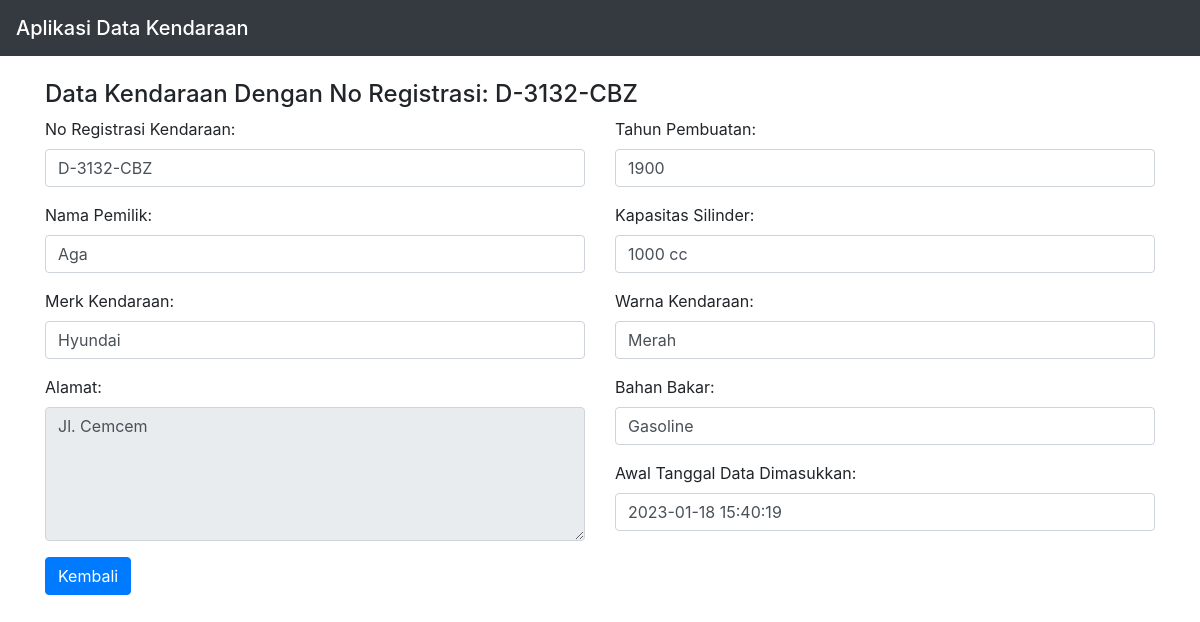
The app's page /detail_kendaraan.php?no_reg=D-3132-CBZ with its own data.
### tables this page shows
CREATE TABLE `kendaraan` (
  `no_reg` varchar(20) NOT NULL,
  `owner` varchar(50) NOT NULL,
  `address` text NOT NULL,
  `brand` varchar(50) NOT NULL,
  `year` int(4) NOT NULL,
  `cylinders` varchar(20) NOT NULL,
  `color` varchar(20) NOT NULL,
  `fuel` varchar(20) NOT NULL,
  `created_at` datetime NOT NULL DEFAULT current_timestamp()
);

### detail_kendaraan.php (the view, shortened to what this page needs)
<!DOCTYPE html>
<html>
<head>
<link rel="stylesheet" href="https://cdn.jsdelivr.net/npm/bootstrap@4.6.1/dist/css/bootstrap.min.css">
</head>
<body>
    <nav class="navbar navbar-dark bg-dark">
            <span class="navbar-brand mb-0 h1">Aplikasi Data Kendaraan</span>
    </nav>
<div class="container">
    <br>
    <h4>Data Kendaraan Dengan No Registrasi: <?php echo $_GET['no_reg']?></h4>
<?php
    include "connection.php";
    if (isset($_GET['no_reg'])) {
        $no_reg=htmlspecialchars($_GET["no_reg"]);
        $sql="SELECT * FROM kendaraan WHERE no_reg = '$no_reg'";
        $hasil=mysqli_fetch_array(mysqli_query($con,$sql));
        $no_reg= $hasil["no_reg"];
        $owner= $hasil["owner"];
        $address= $hasil["address"];
        $brand= $hasil["brand"];
        $year= $hasil["year"];
        $cylinders= $hasil["cylinders"];
        $color= $hasil["color"];
        $fuel= $hasil["fuel"];
        $created_at= $hasil["created_at"];
        }
?>
<div class="row">
            <div class="col-sm">
                <div class="form-group">
                    <label>No Registrasi Kendaraan:</label>
                    <div class="form-control"><?php echo $no_reg?></div>
                </div>
                <div class="form-group">
                    <label>Nama Pemilik:</label>
                    <div class="form-control"><?php echo $owner?></div>
                 </div>
                <div class="form-group">
                    <label>Merk Kendaraan:</label>
                    <div class="form-control"><?php echo $brand?></div>
                 </div>
                <div class="form-group">
                    <label>Alamat:</label>
                    <textarea class="form-control" rows="5" readonly><?php echo $address ?></textarea>
                 </div>
                <a href="index.php" class="btn btn-primary">Kembali</a>
            </div>
            <div class="col-sm">
                <div class="form-group">
                    <label>Tahun Pembuatan:</label>
                    <div class="form-control"><?php echo $year?></div>
                 </div>
                <div class="form-group">
                    <label>Kapasitas Silinder:</label>
                    <div class="form-control"><?php echo $cylinders?></div>
                 </div>
                <div class="form-group">
                    <label>Warna Kendaraan:</label>
                    <div class="form-control"><?php echo $color?></div>
                </div>
                <div class="form-group">
                    <label>Bahan Bakar:</label>
                    <div class="form-control"><?php echo $fuel?></div>
                 </div>
                <div class="form-group">
                    <label>Awal Tanggal Data Dimasukkan:</label>
                    <div class="form-control"><?php echo $created_at?></div>
                </div>
            </div>
        </div>
</div>
</body>
</html>

### records on screen
kendaraan: no_reg "D-3132-CBZ", owner "Aga", brand "Hyundai", address "Jl. Cemcem", year "1900", cylinders "1000 cc", color "Merah", fuel "Gasoline", created_at "2023-01-18 15:40:19"

### other values on screen
$_GET['no_reg'] "D-3132-CBZ"
